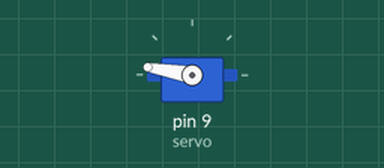
This sketch was run on a simulated Arduino Uno, built with avr-gcc and run on an emulated ATmega328P. Shown: servo.

Above: at 2.05 s.
At 4.05 s:
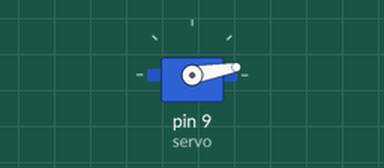
At 6.0 s:
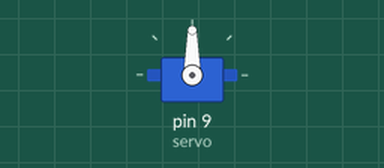
Timing chart, 0 to 7.2 s (numbered marks = the images above):
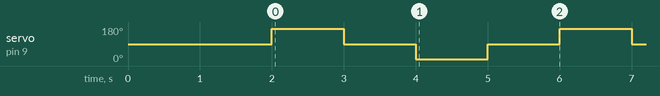

Measured:
- by itself, servo on pin 9 (servo): repeats every 4.0 s: 90° 1.0 s, 10° 1.0 s, 90° 1.0 s, 170° 1.0 s

The sketch:

rotation.ino
```cpp
/* Rotazione

   Rotazione di un servomotore tramite la librerio Servo.h .

L'utilizzo della libreria Servo rende inutilizzabile analogWrite()
sui pin 9 e 10 dato che utilizza i timer associati a questi PIN.

Power: un servo da 9g puo' arrivare ad impegnare 750mA sotto carico
(se viene opposta resistenza al movimento del servo), un  SG90 prende
~52mA se il movimento e' libero. Quindi in fase di test il servo puo'
essere alimentato direttamente da una scheda Arduino (200ma dal PIN 5v)
ma per l'uso finale dovra' essere alimentato autonomamente.


Rotazione a SX di 90'
Rotazione a DC di 90'

Schema: https://www.arduino.cc/en/uploads/Tutorial/sweep_bb.png
        http://microbotlabs.com/images/mearm-uno-servo-1.jpg
   */

#include <Servo.h>

Servo myservo;  // create servo object to control a servo
                // a maximum of eight servo objects can be created

// Servo vars
int pos = 0;    // variable to store the servo position
const byte servo =9 ;
const byte middle = 90; // Centratura servo
const int pausa = 1000; // Centratura servo

void setup()
{
  myservo.attach(servo);  // attaches the servo on pin 9 to the servo object
    myservo.write(middle);              // tell servo to go to position in variable 'pos'
    delay(2000);
}


void loop()
{
// Turn DX
    myservo.write(170);
    delay(pausa);
    myservo.write(middle);
    delay(1000);
// Turn SX
    myservo.write(10);
    delay(pausa);
    myservo.write(middle);
    delay(1000);
}
```
